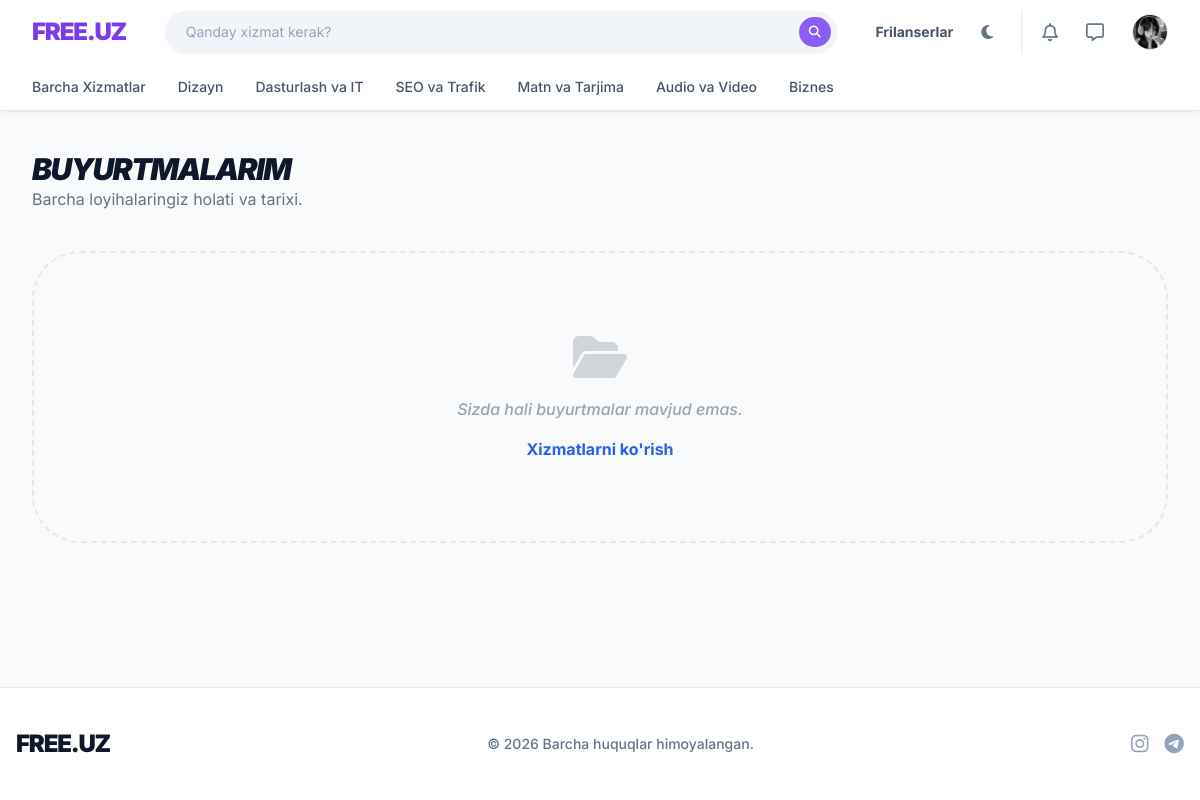
The app's page /orders/ (signed in), older data.
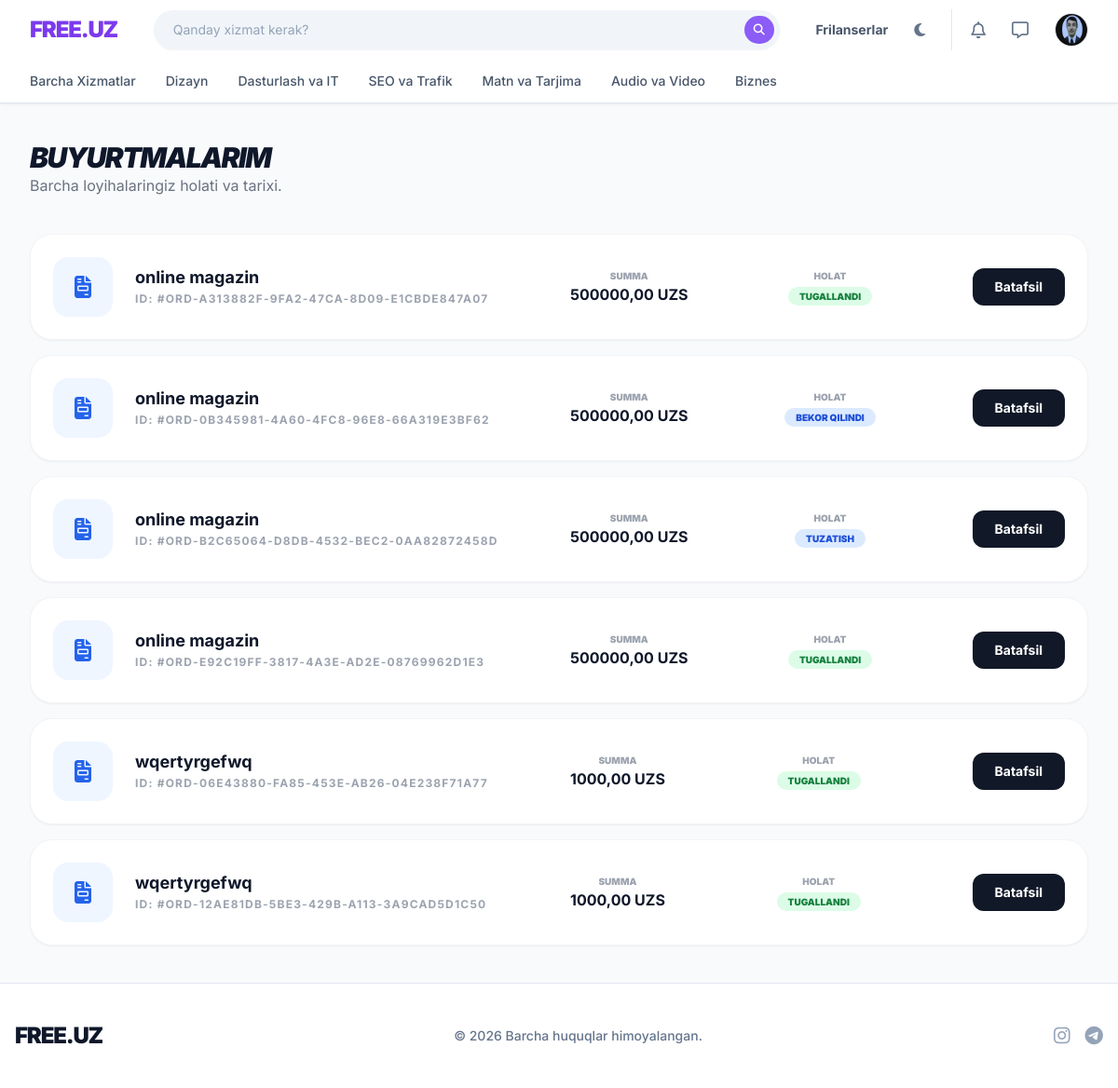
The same page, newer data.
### Client/models.py (models this page shows, shortened)
class User(AbstractUser):
    ROLE_CLIENT    = 'client'
    ROLE_DEVELOPER = 'developer'
    ROLE_ADMIN     = 'admin'
    ROLE_CHOICES   = [
        (ROLE_CLIENT,    'Mijoz'),
        (ROLE_DEVELOPER, 'Dasturchi'),
        (ROLE_ADMIN,     'Admin'),
    ]
    email         = models.EmailField(unique=True, verbose_name='Email')
    role          = models.CharField(max_length=20, choices=ROLE_CHOICES, default=ROLE_CLIENT)
    avatar        = models.ImageField(upload_to='avatars/', blank=True, null=True)
    phone         = models.CharField(max_length=20, blank=True, null=True)
    company       = models.CharField(max_length=200, blank=True, null=True)
    bio           = models.TextField(max_length=1000, blank=True, null=True)
    portfolio_url = models.URLField(blank=True, null=True)
    skills        = models.JSONField(default=list, blank=True, null=True)
    contact_public = models.BooleanField(default=True)
    is_verified   = models.BooleanField(default=False)
    is_blocked    = models.BooleanField(default=False)
    block_reason  = models.TextField(blank=True, null=True)
    created_at    = models.DateTimeField(auto_now_add=True)
    updated_at    = models.DateTimeField(auto_now=True)
    USERNAME_FIELD  = 'email'
    REQUIRED_FIELDS = ['username', 'first_name', 'last_name']
    class Meta:
        verbose_name = 'Foydalanuvchi'
        verbose_name_plural = 'Foydalanuvchilar'
    @property
    def is_client(self):    return self.role == self.ROLE_CLIENT
    @property
    def is_developer(self): return self.role == self.ROLE_DEVELOPER

class Order(models.Model):
    STATUS_PENDING   = 'pending'
    STATUS_ACTIVE    = 'active'
    STATUS_DELIVERED = 'delivered'
    STATUS_COMPLETED = 'completed'
    STATUS_REVISION  = 'revision'
    STATUS_DISPUTE   = 'dispute'
    STATUS_CANCELLED = 'cancelled'
    STATUS_REFUNDED  = 'refunded'
    STATUS_CHOICES = [
        (STATUS_PENDING,   'Kutilmoqda'),
        (STATUS_ACTIVE,    'Faol'),
        (STATUS_DELIVERED, 'Topshirildi'),
        (STATUS_COMPLETED, 'Tugallandi'),
        (STATUS_REVISION,  'Tuzatish'),
        (STATUS_DISPUTE,   'Nizoli'),
        (STATUS_CANCELLED, 'Bekor qilindi'),
        (STATUS_REFUNDED,  'Qaytarildi'),
    ]
    id           = models.UUIDField(primary_key=True, default=uuid.uuid4, editable=False)
    client       = models.ForeignKey(User, on_delete=models.CASCADE, related_name='client_orders')
    developer    = models.ForeignKey(User, on_delete=models.CASCADE, related_name='developer_orders')
    service      = models.ForeignKey(Service, on_delete=models.PROTECT, related_name='orders')
    status       = models.CharField(max_length=20, choices=STATUS_CHOICES, default=STATUS_PENDING)
    requirements = models.TextField(max_length=3000, blank=True, null=True)
    price        = models.DecimalField(max_digits=12, decimal_places=2)
    deadline     = models.DateField(blank=True, null=True)
    accepted_at  = models.DateTimeField(blank=True, null=True)
    delivered_at = models.DateTimeField(blank=True, null=True)
    completed_at = models.DateTimeField(blank=True, null=True)
    cancelled_at = models.DateTimeField(blank=True, null=True)
    cancel_reason  = models.TextField(blank=True, null=True)
    revision_reason = models.TextField(blank=True, null=True)
    dispute_reason  = models.TextField(blank=True, null=True)
    created_at   = models.DateTimeField(auto_now_add=True)
    updated_at   = models.DateTimeField(auto_now=True)
    class Meta:
        verbose_name = 'Buyurtma'
        verbose_name_plural = 'Buyurtmalar'
        ordering = ['-created_at']

class Service(models.Model):
    developer    = models.ForeignKey(User, on_delete=models.CASCADE, related_name='services')
    category     = models.ForeignKey(Category, on_delete=models.SET_NULL, null=True, blank=True, related_name='services')
    title        = models.CharField(max_length=200)
    description  = models.TextField(max_length=3000)
    price        = models.DecimalField(max_digits=12, decimal_places=2, validators=[MinValueValidator(1000)])
    duration_days = models.PositiveIntegerField(default=7)
    is_active    = models.BooleanField(default=True)
    views_count  = models.PositiveIntegerField(default=0)
    orders_count = models.PositiveIntegerField(default=0)
    created_at   = models.DateTimeField(auto_now_add=True)
    updated_at   = models.DateTimeField(auto_now=True)
    class Meta:
        verbose_name = 'Xizmat'
        verbose_name_plural = 'Xizmatlar'
        ordering = ['-created_at']

### Client/views.py (the view)
# urls.py: path('orders/',                           views.OrderListView.as_view(),        name='order_list'),
class OrderListView(View):
    def get(self, request):
        if not request.user.is_authenticated:
            return redirect('client:login')
        user   = request.user
        status = request.GET.get('status')
        if user.is_client:
            qs = Order.objects.filter(client=user)
        elif user.is_developer:
            qs = Order.objects.filter(developer=user)
        else:
            qs = Order.objects.all()
        if status:
            qs = qs.filter(status=status)
        qs = qs.order_by('-created_at').select_related('service', 'client', 'developer')
        return render(request, 'orders/list.html', {'orders': qs, 'status_filter': status})

### templates/orders/list.html (shortened to what this page needs)
{% extends 'base.html' %}
{% block content %}
<div class="py-10">
    <div class="flex justify-between items-end mb-10">
        <div>
            <h1 class="text-3xl font-black uppercase italic tracking-tighter">Buyurtmalarim</h1>
            <p class="text-gray-500 dark:text-gray-400">Barcha loyihalaringiz holati va tarixi.</p>
        </div>
    </div>
    <div class="grid grid-cols-1 gap-4">
        {% for order in orders %}
        <div class="bg-white dark:bg-gray-800 rounded-3xl p-6 border border-gray-100 dark:border-gray-700 shadow-sm flex flex-col md:flex-row items-center justify-between gap-6 hover:border-blue-300 transition">
            <div class="flex items-center gap-6 w-full md:w-1/2">
                <div class="w-16 h-16 bg-blue-50 dark:bg-gray-700 rounded-2xl flex items-center justify-center text-blue-600 text-2xl font-bold">
                    <i class="fa-solid fa-file-invoice"></i>
                </div>
                <div>
                    <h3 class="font-bold text-lg leading-tight">{{ order.service.title|default:"Maxsus buyurtma" }}</h3>
                    <p class="text-xs text-gray-400 mt-1 uppercase font-bold tracking-widest">ID: #ORD-{{ order.id }}</p>
                </div>
            </div>
            <div class="flex items-center justify-between w-full md:w-1/2 gap-4">
                <div class="text-center">
                    <p class="text-[10px] text-gray-400 uppercase font-black">Summa</p>
                    <p class="font-bold">{{ order.price }} UZS</p>
                </div>
                <div class="text-center">
                    <p class="text-[10px] text-gray-400 uppercase font-black">Holat</p>
                    <span class="text-[10px] px-3 py-1 rounded-full font-black uppercase
                        {% if order.status == 'completed' %}bg-green-100 text-green-700
                        {% elif order.status == 'pending' %}bg-amber-100 text-amber-700
                        {% else %}bg-blue-100 text-blue-700{% endif %}">
                        {{ order.get_status_display }}
                    </span>
                </div>
                <a href="{% url 'client:order_detail' order.pk %}" class="bg-gray-900 dark:bg-gray-700 text-white px-6 py-2.5 rounded-xl font-bold text-sm hover:opacity-80 transition">
                    Batafsil
                </a>
            </div>
        </div>
        {% empty %}
        <div class="text-center py-20 bg-gray-50 dark:bg-gray-800/50 rounded-[3rem] border-2 border-dashed border-gray-200 dark:border-gray-700">
            <i class="fa-solid fa-folder-open text-5xl text-gray-300 mb-4"></i>
            <p class="text-gray-400 italic font-medium">Sizda hali buyurtmalar mavjud emas.</p>
            <a href="{% url 'client:service_list' %}" class="text-blue-600 font-bold mt-4 inline-block hover:underline">Xizmatlarni ko'rish</a>
        </div>
        {% endfor %}
    </div>
</div>
{% endblock %}

### templates/base.html (shortened to what the changed rows need)
{% load static %}
<!DOCTYPE html>
<html lang="uz" class="light">
<head>
    <script src="https://cdn.tailwindcss.com"></script>
    <link rel="stylesheet" href="https://cdnjs.cloudflare.com/ajax/libs/font-awesome/6.4.0/css/all.min.css">
</head>
<body class="bg-slate-50 dark:bg-darkbg text-slate-900 dark:text-slate-200 transition-colors duration-300 flex flex-col min-h-screen">
    <header class="bg-white dark:bg-darkcard border-b border-slate-200 dark:border-slate-800 sticky top-0 z-50 shadow-sm">
        <div class="max-w-7xl mx-auto px-4 sm:px-6 lg:px-8">
            <div class="flex justify-between h-16 items-center gap-4">
                <div class="flex items-center gap-3 md:gap-5 flex-shrink-0">
                    {% if user.is_authenticated %}
                        <div class="flex items-center gap-3 border-l pl-3 border-slate-200 dark:border-slate-700">
                            <div class="relative group ml-2">
                                <a href="{% url 'client:profile_detail' user.username %}" class="flex items-center gap-2 cursor-pointer">
                                    {% if user.avatar %}
                                        <img src="{{ user.avatar.url }}" class="w-9 h-9 rounded-full object-cover border border-slate-200 dark:border-slate-700">
                                    {% else %}
                                        <div class="w-9 h-9 rounded-full bg-primary-100 dark:bg-primary-900/30 text-primary-600 dark:text-primary-400 flex items-center justify-center font-bold text-sm border border-primary-200 dark:border-primary-800">
                                            {{ user.username|first|upper }}
                                        </div>
                                    {% endif %}
                                </a>
                            </div>
                        </div>
                    {% endif %}
                </div>
            </div>
        </div>
    </header>
    <main class="flex-1 max-w-7xl mx-auto w-full px-4 sm:px-6 lg:px-8">
        {% block content %}{% endblock %}
    </main>
</body>
</html>

Row changes from the older to the newer data that the page shows:
changed User: avatar: a different picture
added Order: service "online magazin", id "A313882F-9FA2-47CA-8D09-E1CBDE847A07", price "500000,00", status "TUGALLANDI"
added Order: service "online magazin", id "0B345981-4A60-4FC8-96E8-66A319E3BF62", price "500000,00", status "BEKOR QILINDI"
added Order: service "online magazin", id "B2C65064-D8DB-4532-BEC2-0AA82872458D", price "500000,00", status "TUZATISH"
added Order: service "online magazin", id "E92C19FF-3817-4A3E-AD2E-08769962D1E3", price "500000,00", status "TUGALLANDI"
added Order: service "wqertyrgefwq", id "06E43880-FA85-453E-AB26-04E238F71A77", price "1000,00", status "TUGALLANDI"
added Order: service "wqertyrgefwq", id "12AE81DB-5BE3-429B-A113-3A9CAD5D1C50", price "1000,00", status "TUGALLANDI"
Text that changed along with them:
text no longer shown: "Sizda hali buyurtmalar mavjud emas. Xizmatlarni ko'rish"
